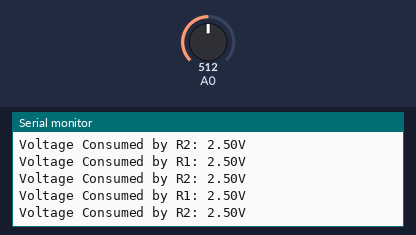
Bench run of a sketch on a simulated Arduino Uno, built with avr-gcc and run on an emulated ATmega328P. Shown: the last lines printed to the serial monitor. The inputs (shaded band) are chosen by the test bench; at power-on: A0 = 512.

Above: at 1.2 s.
1.3 s: A0 set to 716
At 2.2 s:
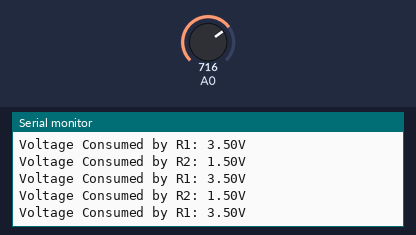
4.3 s: A0 set to 900
At 4.9 s:
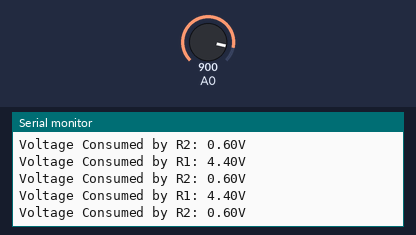
Timing chart, 0 to 7.3 s (numbered marks = the images above; inputs shaded):
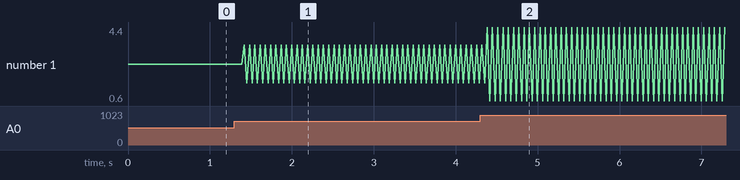

Measured:
- after the input at 1.3 s, the serial monitor: prints a new line after 0.12 s (image 1)
- after the input at 4.3 s, the serial monitor: prints a new line after 0.09 s (image 2)
- plotted number 1: 2.5 → 1.5 after the input at 1.3 s, 1.5 → 4.4 after the input at 4.3 s

The sketch:

voltage_divider_1.ino
```cpp
void setup(){

  Serial.begin(9600);
}

void loop(){

  int resistance1 = analogRead(A0);

  float r1 = resistance1;

  float res1 = r1/1023*5;
  Serial.print("Voltage Consumed by R1: ");
  Serial.print(res1); Serial.println("V");

  float res2 = 5-res1;

  Serial.print("Voltage Consumed by R2: ");
  Serial.print(res2); Serial.println("V");


}
```
